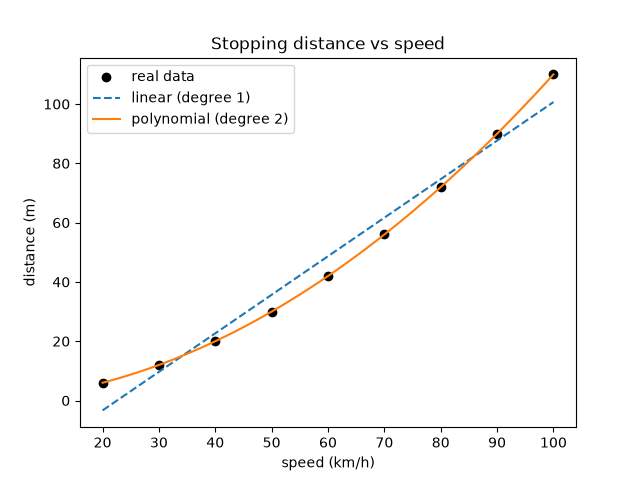

Generate this figure with Python:
# linear_vs_nonlinear.py - a straight line cannot follow a curve
import numpy as np
import matplotlib
matplotlib.use("Agg")
import matplotlib.pyplot as plt

# Car speed (km/h) and stopping distance (m): distance grows FASTER than speed
speed = np.array([20, 30, 40, 50, 60, 70, 80, 90, 100])
distance = np.array([6, 12, 20, 30, 42, 56, 72, 90, 110])

# np.polyfit(x, y, degree) finds the best curve of that degree
line = np.polyfit(speed, distance, deg=1)       # straight line: y = a*x + b
curve = np.polyfit(speed, distance, deg=2)      # parabola: y = a*x^2 + b*x + c
print("Line coefficients :", line.round(3))
print("Curve coefficients:", curve.round(4))

# np.polyval calculates y values from the coefficients
x_smooth = np.linspace(20, 100, 100)
plt.scatter(speed, distance, color="black", label="real data")
plt.plot(x_smooth, np.polyval(line, x_smooth), "--", label="linear (degree 1)")
plt.plot(x_smooth, np.polyval(curve, x_smooth), label="polynomial (degree 2)")
plt.title("Stopping distance vs speed")
plt.xlabel("speed (km/h)")
plt.ylabel("distance (m)")
plt.legend()
plt.savefig("linear_vs_nonlinear.png")

# Prediction for 120 km/h with both models
print("Predict 120 km/h -> line:", round(np.polyval(line, 120), 1),
      "m | curve:", round(np.polyval(curve, 120), 1), "m")
